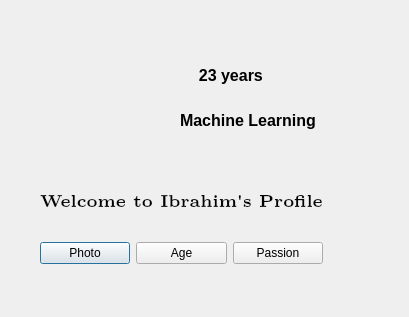
<?xml version="1.0" encoding="UTF-8"?>
<ui version="4.0">
 <class>SecDialog</class>
 <widget class="QDialog" name="SecDialog">
  <property name="geometry">
   <rect>
    <x>0</x>
    <y>0</y>
    <width>409</width>
    <height>317</height>
   </rect>
  </property>
  <property name="windowTitle">
   <string>Dialog</string>
  </property>
  <widget class="QLabel" name="label_photo">
   <property name="geometry">
    <rect>
     <x>10</x>
     <y>10</y>
     <width>131</width>
     <height>151</height>
    </rect>
   </property>
   <property name="text">
    <string/>
   </property>
  </widget>
  <widget class="QWidget" name="layoutWidget">
   <property name="geometry">
    <rect>
     <x>40</x>
     <y>240</y>
     <width>283</width>
     <height>27</height>
    </rect>
   </property>
   <layout class="QHBoxLayout" name="horizontalLayout">
    <item>
     <widget class="QPushButton" name="buuton_photo">
      <property name="text">
       <string>Photo</string>
      </property>
     </widget>
    </item>
    <item>
     <widget class="QPushButton" name="button_age">
      <property name="text">
       <string>Age</string>
      </property>
     </widget>
    </item>
    <item>
     <widget class="QPushButton" name="butto_passion">
      <property name="text">
       <string>Passion</string>
      </property>
     </widget>
    </item>
   </layout>
  </widget>
  <widget class="QLabel" name="label_age">
   <property name="geometry">
    <rect>
     <x>190</x>
     <y>60</y>
     <width>131</width>
     <height>31</height>
    </rect>
   </property>
   <property name="font">
    <font>
     <pointsize>12</pointsize>
     <bold>true</bold>
    </font>
   </property>
   <property name="text">
    <string>  23 years</string>
   </property>
  </widget>
  <widget class="QLabel" name="label_passion">
   <property name="geometry">
    <rect>
     <x>180</x>
     <y>110</y>
     <width>181</width>
     <height>20</height>
    </rect>
   </property>
   <property name="font">
    <font>
     <pointsize>12</pointsize>
     <bold>true</bold>
    </font>
   </property>
   <property name="text">
    <string>Machine Learning</string>
   </property>
  </widget>
  <widget class="QWidget" name="layoutWidget">
   <property name="geometry">
    <rect>
     <x>40</x>
     <y>170</y>
     <width>285</width>
     <height>60</height>
    </rect>
   </property>
   <layout class="QVBoxLayout" name="verticalLayout">
    <item>
     <widget class="QLabel" name="label">
      <property name="font">
       <font>
        <family>LM Roman 7</family>
        <pointsize>13</pointsize>
        <bold>true</bold>
       </font>
      </property>
      <property name="text">
       <string>Welcome to Ibrahim's Profile</string>
      </property>
     </widget>
    </item>
   </layout>
  </widget>
 </widget>
 <resources/>
 <connections/>
</ui>
